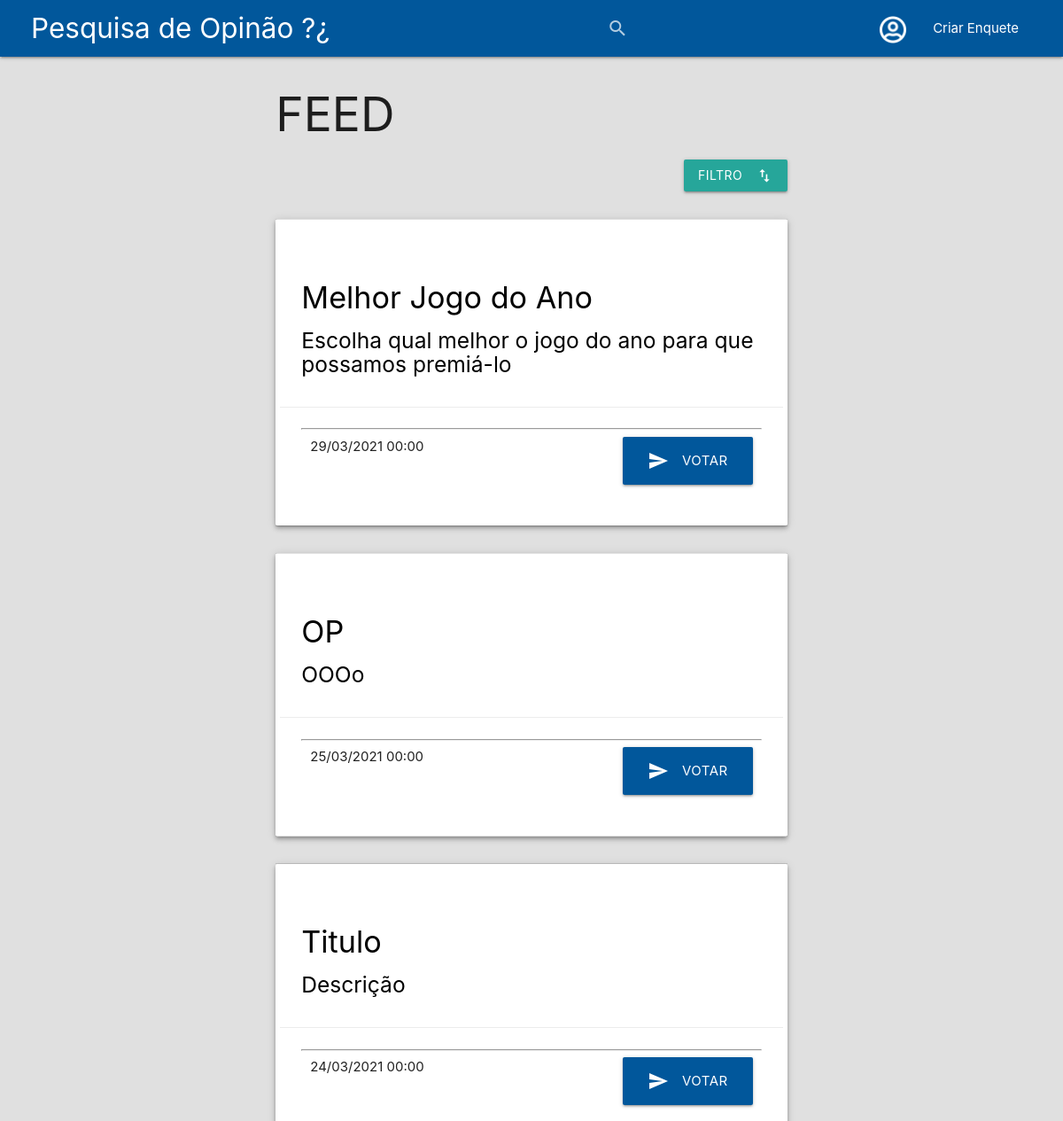
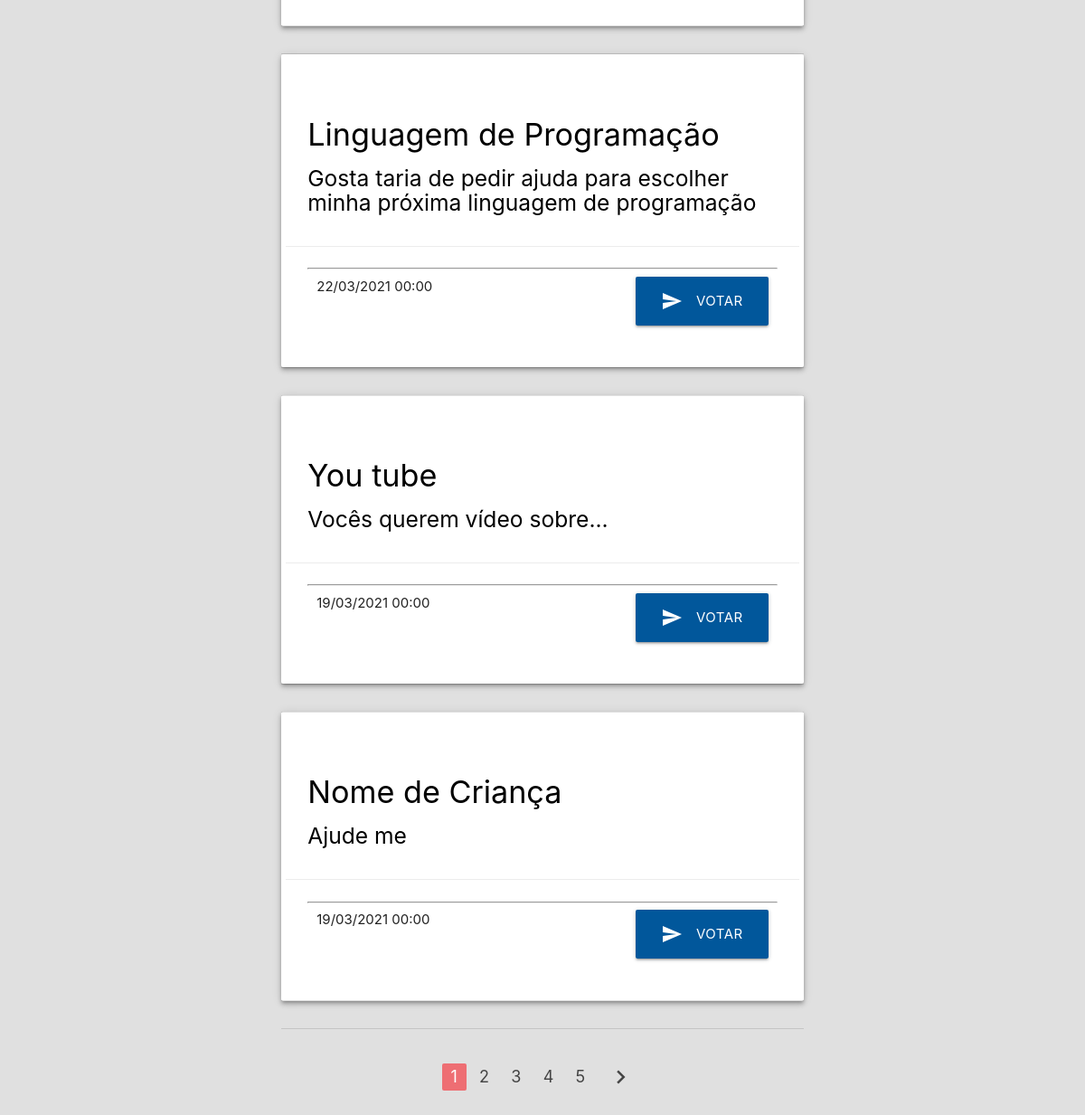
The page / on the database its author committed (2 pictures, top to bottom).
### tables this page shows
CREATE TABLE `enquete_simples_caracteres` (
  `Cod_Enquete_Simples_Caracteres` int(4) NOT NULL,
  `unico` varchar(20) NOT NULL,
  `private` varchar(20) NOT NULL,
  `id_user` int(11) DEFAULT NULL,
  `titulo` varchar(255) NOT NULL,
  `data_criacao` datetime NOT NULL,
  `descricao` varchar(255) NOT NULL,
  `item1` varchar(255) NOT NULL,
  `item2` varchar(255) NOT NULL,
  `item3` varchar(255) NOT NULL,
  `item4` varchar(255) NOT NULL,
  `item5` varchar(255) NOT NULL,
  `item6` varchar(255) NOT NULL,
  `item7` varchar(255) NOT NULL,
  `item8` varchar(255) NOT NULL,
  `item9` varchar(255) NOT NULL,
  `item10` varchar(255) NOT NULL
);

### paginacaoPesq.php (called while the page is built, shortened)
<?php
$pagina = limpar(isset($_GET['pagina'])) ? $_GET['pagina']:1;
$ord = "DESC";
if(isset($_GET['pesquisa'])){
    $pesquisa = limpar($_GET['pesquisa']);
    $pesq = " WHERE titulo or descricao LIKE '%$pesquisa%' ";
    $pesquisar = "&pesquisa=$pesquisa";
    $urlParam = "?pesquisa=$pesquisa&";
}
else{
    $pesquisa = "";
    $pesq = "";
    $pesquisar = "";
}
$sqlListagemBD = "SELECT titulo, descricao FROM enquete_simples_caracteres $pesq ";
$resultado = mysqli_query($linkBD, $sqlListagemBD);
$totalDados = mysqli_num_rows($resultado);
$itemPagina = 6;
$totalPagina = ceil($totalDados/$itemPagina);
$inicio = ($itemPagina*$pagina)-$itemPagina;
$sqlListPagina = "SELECT titulo, descricao, data_criacao, Cod_Enquete_Simples_Caracteres FROM enquete_simples_caracteres $pesq ORDER BY data_criacao $ord limit $inicio, $itemPagina";
$resultadoPagina = mysqli_query($linkBD,$sqlListPagina);
$paginaSeguinte = $pagina + 1;
?>

### Index.php (the view, shortened to what this page needs)
<?php
require_once "conexaoBD.php";
function limpar($inputs){
    global $linkBD;
    $var = mysqli_escape_string($linkBD,$inputs);
    $var = htmlspecialchars_decode($var);
    $var = str_replace("\\","",$var);
    $var = str_replace(";","",$var);
    return $var;
}
require_once "paginacaoPesq.php";
?>
<!DOCTYPE html>
    <head>
        <link rel="stylesheet" href="https://cdnjs.cloudflare.com/ajax/libs/materialize/1.0.0/css/materialize.min.css">
        <link rel="stylesheet" href="src/css/index.css">
    </head>
    <body class="grey lighten-2">
    <div class="navbar-fixed">
        <div class="row">
        <nav class="light-blue darken-4" id="navBar">
            <div class="nav-wrapper">
                <a href="Index.php" id="logo" class="brand-logo">Pesquisa de Opinão ?¿</a>
                <a class="waves-effect waves-light modal-trigger right" id="createEnquete" href="#criacao">Criar Enquete</a>
                <ul class="right hide-on-med-and-down" id="itemNav">
                    <li id="camPesq">
                        <form action="<?php echo $_SERVER['PHP_SELF']?>" method="GET">
                            <div class="input-field light-blue darken-4">
                                <input id="search" class="light-blue darken-4   white-text" value="<?php echo $pesquisa; ?>" type="search" name="pesquisa" required>
                                <label class="label-icon" for="search"><i class="material-icons ">search</i></label>
                                <i class="material-icons" id="iconPesq">close</i>
                            </div>
                        </form>
                    </li>
                    <li class="logIcon" id="contenier_IconUser">
                        <a href="#loginUser" id="linkLogin" class="modal-trigger">
                            <img class="iconUser" src="src/img/user-circle.png" alt="icon user">
                        </a>
                    </li>
                </ul>
            </div>
        </nav>
        </div>
    </div>
        <div class="row">
            <div class="col s12 m6 push-m3">
                <h2>FEED</h2>
                <div id="selectFiltro">
                <a class="btn dropdown-trigger1 right" href="#!" data-target="dropdown2">Filtro<i class="material-icons right">import_export</i></a>
                <br><br><br>
                <table class="">
                    <tbody>
                        <?php
                            if($totalDados > 0){
                            while ($dados = mysqli_fetch_array($resultadoPagina)) {
                        ?>
                        <tr class="white z-depth-2">
                            <td>
                                <div class="card z-depth-0">
                                    <div class="card-content black-text">
                                    <span  class="card-title"><h4 id="styleTlite"><?php echo $dados['titulo']; ?></h4></span>
                                        <p><h5><?php echo $dados['descricao'];?></h5></p>
                                    </div>
                                    <div class="card-action">
                                    <hr id="hrCard">
                                    <div class="footerCard">
                                        <span id="data"><?php echo formataData($dados['data_criacao']); ?></span>
                                        <a class="waves-effect waves-light light-blue darken-4 btn-large"
                                            href="votacao.php?chave=<?php echo $dados['Cod_Enquete_Simples_Caracteres'];?>"><i class="material-icons left">send</i>Votar</a>
                                    </div>
                                    </div>
                                </div>
                            </td>
                        </tr>
                        <tr class="espaco">
                            <th class="bb"></th>
                        </tr>
                        <?php
                            }
                            }
                            else{$_SESSION['menssagem'] = "Sem Dados No Banco :(";}
                            function formataData($data){
                                $arrayDataHora = explode(" ",$data);
                                $arrayData = $arrayDataHora[0];
                                $arrayData = explode("-",$arrayData);
                                $arrayHora = $arrayDataHora[1];
                                $arrayHora = explode(":",$arrayHora);
                                $novaData = $arrayData[2]."/".$arrayData[1]."/".$arrayData[0]." ".$arrayHora[0].":".$arrayHora[1];
                                return $novaData;
                            }
                        ?>
                    </tbody>
                </table>
                <br>
                <div class="col push-l3 pull-3 l6">
                </div>
                <div class="center">
                    <ul class="pagination">
                        <?php for($i = 1; $i < $totalPagina + 1; $i++){ $estilo = ""; if($i == $pagina ){ $estilo = "active";}?>
                        <li class="<?php echo $estilo?>"><a href="Index.php?pagina=<?php echo $i; echo$pesquisar?>"><?php echo $i?></a></li>
                        <?php } ?>
                        <?php if($paginaSeguinte <= $totalPagina){ ?>
                        <li class="waves-effect "><a href="Index.php?pagina=<?php echo $paginaSeguinte; echo $pesquisar;?>"><i class="material-icons">chevron_right</i></a></li>
                        <?php }?>
                    </ul>
                </div>
            </div>
        </div>
    </body>
</html>

### src/css/index.css (style rules this page uses)
#createEnquete, #logo { margin: 0 15px; }
#navBar { padding: 0 35px 0 20px; }
.iconUser { padding: 18px 0 0 0; width:100%; }
#contenier_IconUser { align-content: center; width: 4rem; height: 64px; }
#linkLogin { height: 64px; }
.footerCard { display: flex; justify-content: space-between; margin: 0 10px; }
#hrCard { color: #A9A8A8; }

### rows shown on the page
enquete_simples_caracteres: titulo "Melhor Jogo do Ano", descricao "Escolha qual melhor o jogo do ano para que possamos premiá-lo", data_criacao "29/03/2021 00:00"
enquete_simples_caracteres: titulo "OP", descricao "OOOo", data_criacao "25/03/2021 00:00"
enquete_simples_caracteres: titulo "Titulo", descricao "Descrição", data_criacao "24/03/2021 00:00"
enquete_simples_caracteres: titulo "Linguagem de Programação", descricao "Gosta taria de pedir ajuda para escolher minha próxima linguagem de programação", data_criacao "22/03/2021 00:00"
enquete_simples_caracteres: titulo "You tube", descricao "Vocês querem vídeo sobre...", data_criacao "19/03/2021 00:00"
enquete_simples_caracteres: titulo "Nome de Criança", descricao "Ajude me", data_criacao "19/03/2021 00:00"
